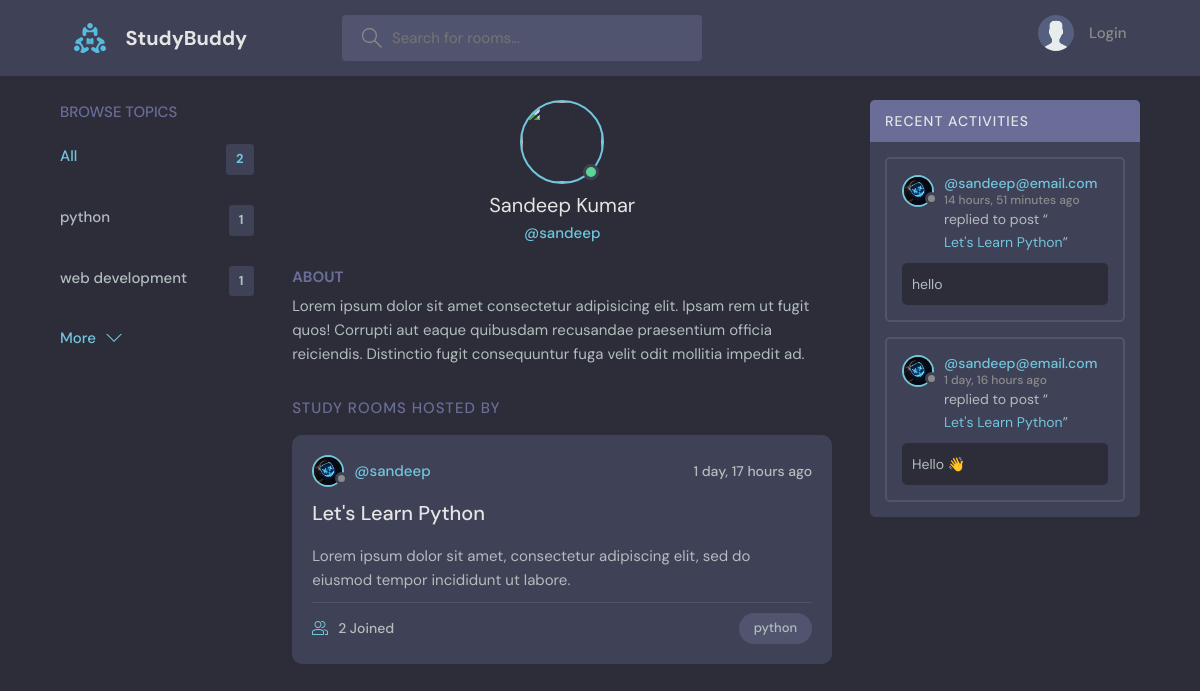
Page /profile/1/ on the committed database.
### base/models.py (models this page shows, shortened)
class Topic(models.Model):
    name = models.CharField(max_length=200)

class User(AbstractUser):
    name = models.CharField(max_length=200, null=True)
    email = models.EmailField(unique=True, null=True)
    bio = models.TextField(null=True)
    avatar = models.ImageField(null=True, default="avatar.svg")
    USERNAME_FIELD = 'email'
    REQUIRED_FIELDS = []

class Room(models.Model):
    host = models.ForeignKey(User, on_delete=models.SET_NULL, null=True)
    topic = models.ForeignKey(Topic, on_delete=models.SET_NULL, null=True)
    name = models.CharField(max_length=200)
    description = models.TextField(null=True, blank=True)
    participants = models.ManyToManyField(
        User, related_name='participants', blank=True
    )
    updated = models.DateTimeField(auto_now=True)
    created = models.DateTimeField(auto_now_add=True)
    class Meta:
        ordering = ['-updated', '-created']
    def __str__(self) -> str:
        return self.name

class Message(models.Model):
    user = models.ForeignKey(User, on_delete=models.CASCADE)
    room = models.ForeignKey(Room, on_delete=models.CASCADE)
    body = models.TextField()
    updated = models.DateTimeField(auto_now=True)
    created = models.DateTimeField(auto_now_add=True)
    class Meta:
        ordering = ['-updated', '-created']

### base/views.py (the view)
# urls.py: path("profile/<str:pk>/", views.userProfile, name='user-profile'),
def userProfile(request, pk):
    user = User.objects.get(id=pk)
    rooms = user.room_set.all()
    room_messages = user.message_set.all()
    topics = Topic.objects.all()
    context = {'user':user, 'rooms':rooms, 'room_messages':room_messages, 'topics':topics}
    return render(request, 'base/profile.html', context)

### base/templates/base/profile.html (shortened to what this page needs)
{% extends 'main.html' %}
{% block content %}
<main class="profile-page layout layout--3">
    <div class="container">
      {% include 'base/topics_component.html' %}
      <div class="roomList">
        <div class="profile">
          <div class="profile__avatar">
            <div class="avatar avatar--large active">
              <img src="{{request.user.avatar.url}}" />
            </div>
          </div>
          <div class="profile__info">
            <h3>{{user.name}}</h3>
            <p>@{{user.username}}</p>
          </div>
          <div class="profile__about">
            <h3>About</h3>
            <p>
              Lorem ipsum dolor sit amet consectetur adipisicing elit. Ipsam rem ut fugit quos! Corrupti aut eaque quibusdam recusandae praesentium officia reiciendis. Distinctio fugit consequuntur fuga velit odit mollitia impedit ad.
            </p>
          </div>
        </div>
        <div class="roomList__header">
          <div>
            <h2>Study Rooms Hosted by {{request.user.username}}</a>
            </h2>
          </div>
        </div>
        {% include 'base/feed_component.html' %}
      </div>
      {% include 'base/activity_component.html' %}
    </div>
  </main>
{% endblock content %}

### base/templates/base/topics_component.html
<div class="topics">
    <div class="topics__header">
      <h2>Browse Topics</h2>
    </div>
    <ul class="topics__list">
      <li>
        <a href="{% url 'home' %}" class="active">All <span>{{topics.count}}</span></a>
      </li>
      {% for topic in topics %}
      <li>
        <a href="{% url 'home' %}?q={{topic.name}}">{{topic.name}} <span>{{topic.room_set.all.count}}</span></a>
      </li>
      {% endfor %}
    </ul>
    <a class="btn btn--link" href="{% url 'topics' %}">
      More
      <svg version="1.1" xmlns="http://www.w3.org/2000/svg" width="32" height="32" viewBox="0 0 32 32">
        <title>chevron-down</title>
        <path d="M16 21l-13-13h-3l16 16 16-16h-3l-13 13z"></path>
      </svg>
    </a>
  </div>

### base/templates/base/feed_component.html (shortened to what this page needs)
{%for room in rooms%}
<div class="roomListRoom">
    <div class="roomListRoom__header">
      <a href="{% url 'user-profile' room.host.id %}" class="roomListRoom__author">
        <div class="avatar avatar--small">
          <img src="{{room.host.avatar.url}}" />
        </div>
        <span>@{{room.host.username}}</span>
      </a>
      <div class="roomListRoom__actions">
        <span>{{room.created|timesince}} ago</span>
      </div>
    </div>
    <div class="roomListRoom__content">
      <a href="{% url 'room' room.id %}">{{room.name}}</a>
      <p>
        {{room.description}}
      </p>
    </div>
    <div class="roomListRoom__meta">
      <a href="{% url 'room' room.id %}" class="roomListRoom__joined">
        {{room.participants.all.count}} Joined
      </a>
      <p class="roomListRoom__topic">{{room.topic.name}}</p>
    </div>
  </div>
{%endfor%}

### base/templates/base/activity_component.html (shortened to what this page needs)
<div class="activities">
    <div class="activities__header">
      <h2>Recent Activities</h2>
    </div>
    {% for message in room_messages %}
    <div class="activities__box">
      <div class="activities__boxHeader roomListRoom__header">
        <a href="{% url 'user-profile' message.user.id %}" class="roomListRoom__author">
          <div class="avatar avatar--small">
            <img src="{{message.user.avatar.url}}" />
          </div>
          <p>
            @{{message.user}}
            <span>{{message.created | timesince}} ago</span>
          </p>
        </a>
      </div>
      <div class="activities__boxContent">
        <p>replied to post “<a href="{% url 'room' message.room.id %}">{{message.room}}</a>”</p>
        <div class="activities__boxRoomContent">{{message.body}}</div>
      </div>
    </div>
    {% endfor %}
</div>

### rows in the picture
Topic: name "python", room_set.all.count "1"
Topic: name "web development", room_set.all.count "1"
User: name "Sandeep Kumar", username "sandeep"
Room: host.avatar (picture), host.username "sandeep", created "1 day, 17 hours", name "Let's Learn Python", description "Lorem ipsum dolor sit amet, consectetur adipiscing elit, sed do eiusmod tempor incididunt ut labore.", participants.all.count "2", topic.name "python"
Message: user.avatar (picture), user "sandeep@email.com", created "14 hours, 51 minutes", room "Let's Learn Python", body "hello"
Message: user.avatar (picture), user "sandeep@email.com", created "1 day, 16 hours", room "Let's Learn Python", body "Hello 👋"

### other values in the picture
{{ topics.count }} "2"
